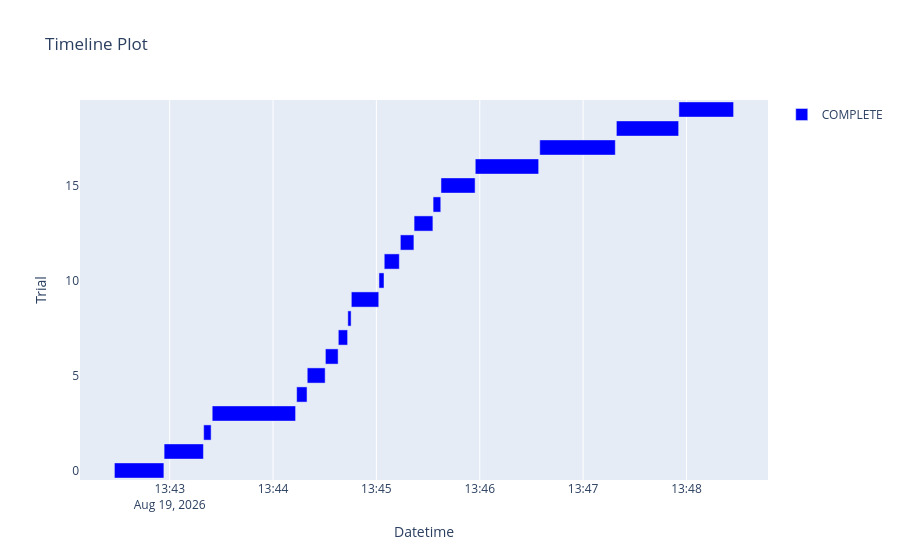

Notebook code for this chart:
### Markdown cell above
Наиболее важными параметрами с заметным отрывом оказались max_depth, далее после него идут learning_rate и min_child_weight

### Code cell
fig = optuna.visualization.plot_timeline(study)
fig.write_image("hp_assets/tpe_timeline.png")
fig.show()

### Figure 1 — Plotly figure (JSON) as saved in the notebook; plotly's stock layout.template omitted (floating-point values rounded to 4 significant figures)
{"data": [{"base": ["2026-08-19T13:42:27.898794", "2026-08-19T13:42:56.759606", "2026-08-19T13:43:19.717522", "2026-08-19T13:43:24.679535", "2026-08-19T13:44:13.695358", "2026-08-19T13:44:19.851093", "2026-08-19T13:44:30.389930", "2026-08-19T13:44:37.886699", "2026-08-19T13:44:43.406759", "2026-08-19T13:44:45.438397", "2026-08-19T13:45:01.487462", "2026-08-19T13:45:04.550111", "2026-08-19T13:45:13.908881", "2026-08-19T13:45:21.877009", "2026-08-19T13:45:32.917835", "2026-08-19T13:45:37.488373", "2026-08-19T13:45:57.399711", "2026-08-19T13:46:34.829473", "2026-08-19T13:47:19.320082", "2026-08-19T13:47:55.604682"], "hovertemplate": "%{text}<extra>COMPLETE</extra>", "marker": {"color": "blue"}, "name": "COMPLETE", "orientation": "h", "text": ["{<br>  \"number\": 0,<br>  \"values\": [<br>    2509651.72900594<br>  ],<br>  \"params\": {<br>    \"n_estimators\": 531,<br>    \"max_depth\": 12,<br>    \"learning_rate\": 0.027395755027653318,<br>    \"min_child_weight\": 4,<br>    \"subsample\": 0.6058099229501742,<br>    \"colsample_bytree\": 0.7298763325486733<br>  }<br>}", "{<br>  \"number\": 1,<br>  \"values\": [<br>    2477953.95215581<br>  ],<br>  \"params\": {<br>    \"n_estimators\": 704,<br>    \"max_depth\": 9,<br>    \"learning_rate\": 0.05439036802709164,<br>    \"min_child_weight\": 1,<br>    \"subsample\": 0.8536950831136245,<br>    \"colsample_bytree\": 0.8801485781897915<br>  }<br>}", "{<br>  \"number\": 2,<br>  \"values\": [<br>    2568174.2152064396<br>  ],<br>  \"params\": {<br>    \"n_estimators\": 256,<br>    \"max_depth\": 8,<br>    \"learning_rate\": 0.04366816519411907,<br>    \"min_child_weight\": 5,<br>    \"subsample\": 0.8572795932275779,<br>    \"colsample_bytree\": 0.6182657229792899<br>  }<br>}", "{<br>  \"number\": 3,<br>  \"values\": [<br>    2505740.9852162935<br>  ],<br>  \"params\": {<br>    \"n_estimators\": 963,<br>    \"max_depth\": 12,<br>    \"learning_rate\": 0.013267438334222193,<br>    \"min_child_weight\": 10,<br>    \"subsample\": 0.8311819199064838,<br>    \"colsample_bytree\": 0.8606562304277927<br>  }<br>}", "{<br>  \"number\": 4,<br>  \"values\": [<br>    2546794.6070637363<br>  ],<br>  \"params\": {<br>    \"n_estimators\": 887,<br>    \"max_depth\": 5,<br>    \"learning_rate\": 0.09028217565877089,<br>    \"min_child_weight\": 5,<br>    \"subsample\": 0.77794831161842,<br>    \"colsample_bytree\": 0.7965400449075593<br>  }<br>}", "{<br>  \"number\": 5,<br>  \"values\": [<br>    2563097.3615186736<br>  ],<br>  \"params\": {<br>    \"n_estimators\": 398,<br>    \"max_depth\": 10,<br>    \"learning_rate\": 0.14052885715021873,<br>    \"min_child_weight\": 6,<br>    \"subsample\": 0.6547232392757024,<br>    \"colsample_bytree\": 0.7334764198046377<br>  }<br>}", "{<br>  \"number\": 6,<br>  \"values\": [<br>    2503429.9994631405<br>  ],<br>  \"params\": {<br>    \"n_estimators\": 595,<br>    \"max_depth\": 7,<br>    \"learning_rate\": 0.12516302029634874,<br>    \"min_child_weight\": 6,<br>    \"subsample\": 0.8093570975941244,<br>    \"colsample_bytree\": 0.9928693714765175<br>  }<br>}", "{<br>  \"number\": 7,<br>  \"values\": [<br>    2753957.588980943<br>  ],<br>  \"params\": {<br>    \"n_estimators\": 820,<br>    \"max_depth\": 4,<br>    \"learning_rate\": 0.02419856100433936,<br>    \"min_child_weight\": 4,<br>    \"subsample\": 0.6079702884650029,<br>    \"colsample_bytree\": 0.9666278324578272<br>  }<br>}", "{<br>  \"number\": 8,<br>  \"values\": [<br>    2703119.9898344544<br>  ],<br>  \"params\": {<br>    \"n_estimators\": 287,<br>    \"max_depth\": 4,<br>    \"learning_rate\": 0.1226854852643119,<br>    \"min_child_weight\": 10,<br>    \"subsample\": 0.6645505757552254,<br>    \"colsample_bytree\": 0.6100482490907723<br>  }<br>}", "{<br>  \"number\": 9,<br>  \"values\": [<br>    2582630.930487087<br>  ],<br>  \"params\": {<br>    \"n_estimators\": 547,<br>    \"max_depth\": 11,<br>    \"learning_rate\": 0.1667669651641512,<br>    \"min_child_weight\": 9,<br>    \"subsample\": 0.757205046251962,<br>    \"colsample_bytree\": 0.6133244580979593<br>  }<br>}", "{<br>  \"number\": 10,<br>  \"values\": [<br>    2563370.584672351<br>  ],<br>  \"params\": {<br>    \"n_estimators\": 100,<br>    \"max_depth\": 9,<br>    \"learning_rate\": 0.24414426215341611,<br>    \"min_child_weight\": 2,<br>    \"subsample\": 0.9649282067699518,<br>    \"colsample_bytree\": 0.8840984043551848<br>  }<br>}", "{<br>  \"number\": 11,<br>  \"values\": [<br>    2530852.5590198<br>  ],<br>  \"params\": {<br>    \"n_estimators\": 727,<br>    \"max_depth\": 6,<br>    \"learning_rate\": 0.06717542765931601,<br>    \"min_child_weight\": 1,<br>    \"subsample\": 0.8864408715212058,<br>    \"colsample_bytree\": 0.996952109224092<br>  }<br>}", "{<br>  \"number\": 12,<br>  \"values\": [<br>    2506698.5911104516<br>  ],<br>  \"params\": {<br>    \"n_estimators\": 692,<br>    \"max_depth\": 7,<br>    \"learning_rate\": 0.06674877007805928,<br>    \"min_child_weight\": 7,<br>    \"subsample\": 0.9079843789500315,<br>    \"colsample_bytree\": 0.9416531621875143<br>  }<br>}", "{<br>  \"number\": 13,<br>  \"values\": [<br>    2678246.5927442643<br>  ],<br>  \"params\": {<br>    \"n_estimators\": 667,<br>    \"max_depth\": 8,<br>    \"learning_rate\": 0.29855361185633,<br>    \"min_child_weight\": 8,<br>    \"subsample\": 0.799598039081506,<br>    \"colsample_bytree\": 0.9095708096559968<br>  }<br>}", "{<br>  \"number\": 14,<br>  \"values\": [<br>    2548959.6487579327<br>  ],<br>  \"params\": {<br>    \"n_estimators\": 459,<br>    \"max_depth\": 6,<br>    \"learning_rate\": 0.10045459721226262,<br>    \"min_child_weight\": 2,<br>    \"subsample\": 0.9903634151232839,<br>    \"colsample_bytree\": 0.9861247167380806<br>  }<br>}", "{<br>  \"number\": 15,<br>  \"values\": [<br>    2486409.9038272905<br>  ],<br>  \"params\": {<br>    \"n_estimators\": 783,<br>    \"max_depth\": 9,<br>    \"learning_rate\": 0.044949787423790216,<br>    \"min_child_weight\": 3,<br>    \"subsample\": 0.7451264283173136,<br>    \"colsample_bytree\": 0.9351680514036422<br>  }<br>}", "{<br>  \"number\": 16,<br>  \"values\": [<br>    2480200.167575569<br>  ],<br>  \"params\": {<br>    \"n_estimators\": 796,<br>    \"max_depth\": 10,<br>    \"learning_rate\": 0.04363749863097591,<br>    \"min_child_weight\": 1,<br>    \"subsample\": 0.7339984879471384,<br>    \"colsample_bytree\": 0.9330331884409467<br>  }<br>}", "{<br>  \"number\": 17,<br>  \"values\": [<br>    2475395.291340097<br>  ],<br>  \"params\": {<br>    \"n_estimators\": 991,<br>    \"max_depth\": 10,<br>    \"learning_rate\": 0.03438245346140569,<br>    \"min_child_weight\": 1,<br>    \"subsample\": 0.7298301886728183,<br>    \"colsample_bytree\": 0.8607039200621948<br>  }<br>}", "{<br>  \"number\": 18,<br>  \"values\": [<br>    2484415.140985022<br>  ],<br>  \"params\": {<br>    \"n_estimators\": 950,<br>    \"max_depth\": 10,<br>    \"learning_rate\": 0.02798550253501849,<br>    \"min_child_weight\": 2,<br>    \"subsample\": 0.7177590083566043,<br>    \"colsample_bytree\": 0.8668161283861016<br>  }<br>}", "{<br>  \"number\": 19,<br>  \"values\": [<br>    2531055.6898322697<br>  ],<br>  \"params\": {<br>    \"n_estimators\": 994,<br>    \"max_depth\": 9,<br>    \"learning_rate\": 0.01057512302527399,<br>    \"min_child_weight\": 1,<br>    \"subsample\": 0.8343147773255963,<br>    \"colsample_bytree\": 0.8305219312899703<br>  }<br>}"], "textposition": "none", "type": "bar", "x": [28730.0, 22840.0, 4338.0, 48410.0, 6040.0, 10400.0, 7393.0, 5402.0, 1915.0, 15930.0, 2942.0, 8757.0, 7866.0, 10920.0, 4454.0, 19810.0, 36800.0, 43870.0, 36150.0, 31760.0], "y": [0, 1, 2, 3, 4, 5, 6, 7, 8, 9, 10, 11, 12, 13, 14, 15, 16, 17, 18, 19]}], "layout": {"showlegend": true, "title": {"text": "Timeline Plot"}, "xaxis": {"title": {"text": "Datetime"}, "type": "date"}, "yaxis": {"title": {"text": "Trial"}}}}
